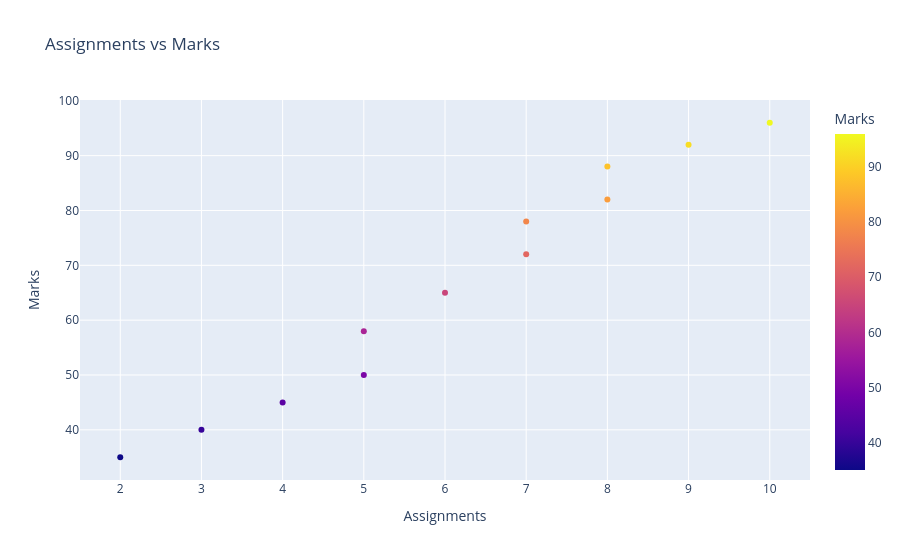

The cell this chart's notebook holds for it:
### Code cell
#  Plot 3
# Assignments vs Marks

fig3 = px.scatter(
    df,
    x="Assignments",
    y="Marks",
    color="Marks",
    title="Assignments vs Marks"
)

fig3.show()

fig3.write_image("screenshots/plot3.png")

### Figure 1 — Plotly figure (JSON) as saved in the notebook; plotly's stock layout.template omitted (floating-point values rounded to 4 significant figures)
{"data": [{"hovertemplate": "Assignments=%{x}<br>Marks=%{marker.color}<extra></extra>", "legendgroup": "", "marker": {"color": [35, 40, 45, 50, 58, 65, 72, 78, 82, 88, 92, 96], "coloraxis": "coloraxis", "symbol": "circle"}, "mode": "markers", "name": "", "orientation": "v", "showlegend": false, "type": "scatter", "x": [2, 3, 4, 5, 5, 6, 7, 7, 8, 8, 9, 10], "xaxis": "x", "y": [35, 40, 45, 50, 58, 65, 72, 78, 82, 88, 92, 96], "yaxis": "y"}], "layout": {"coloraxis": {"colorbar": {"title": {"text": "Marks"}}, "colorscale": [[0, "#0d0887"], [0.1111, "#46039f"], [0.2222, "#7201a8"], [0.3333, "#9c179e"], [0.4444, "#bd3786"], [0.5556, "#d8576b"], [0.6667, "#ed7953"], [0.7778, "#fb9f3a"], [0.8889, "#fdca26"], [1, "#f0f921"]]}, "legend": {"tracegroupgap": 0}, "title": {"text": "Assignments vs Marks"}, "xaxis": {"anchor": "y", "domain": [0, 1], "title": {"text": "Assignments"}}, "yaxis": {"anchor": "x", "domain": [0, 1], "title": {"text": "Marks"}}}}
